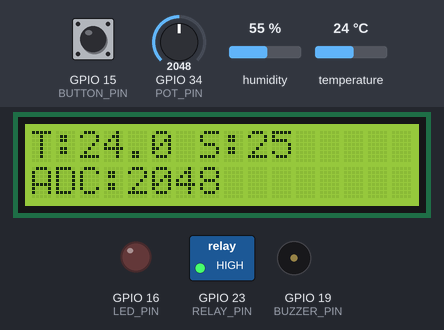
Bench run of a sketch on a simulated ESP32. Shown: 16×2 character LCD, switched loads named in the sketch (green lamp = pin HIGH), output pins drawn as LEDs (lit = HIGH), buzzer (waves = sounding). The inputs (shaded band) are chosen by the test bench; at power-on: temperature 24 °C, GPIO 15 (BUTTON_PIN) HIGH, GPIO 34 (POT_PIN) = 2048, humidity 55 %. What the sketch prints to the serial monitor is not drawn.

Above: at 1.2 s.
1.3 s: temperature set to 25.4 °C
At 3.0 s:
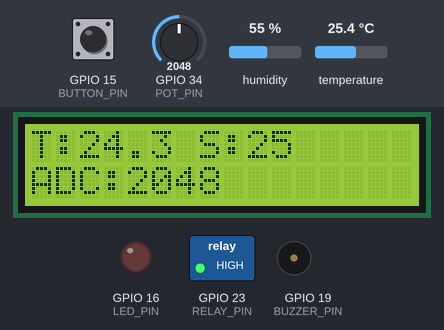
5.6 s: temperature set to 26.4 °C
At 9.0 s:
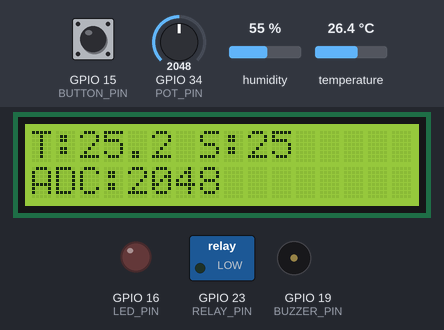
11.6 s: GPIO 15 (BUTTON_PIN) pulled LOW for 2.35 s
At 13.0 s:
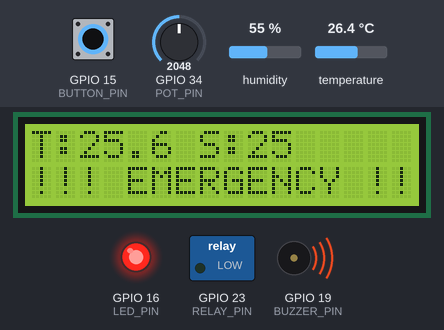
19.9 s: GPIO 34 (POT_PIN) set to 2866
At 22.0 s:
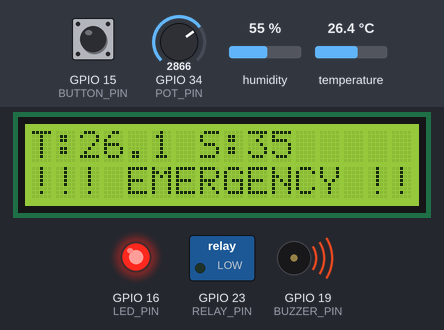
25.9 s: GPIO 34 (POT_PIN) set to 3603
At 27.3 s:
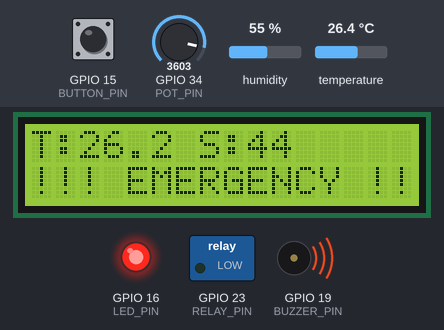
30.3 s: temperature set to 12 °C
At 33.7 s:
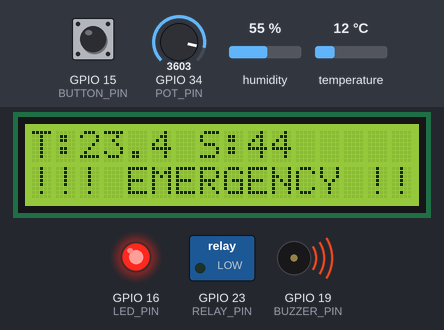
Timing chart, 0 to 35.2 s (numbered marks = the images above; inputs shaded):
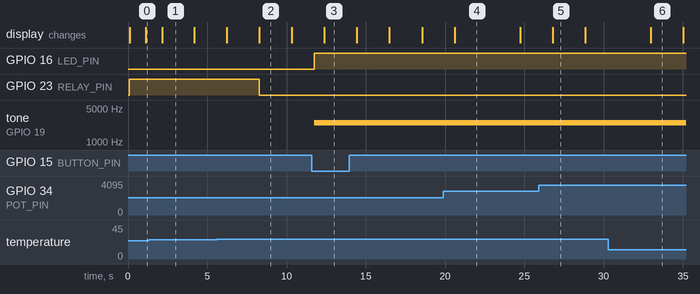

The sketch:

sketch.ino
```cpp
#include <Arduino.h>
#include <Wire.h>
#include <LiquidCrystal_I2C.h>

#include "DHT.h"
#include "esp_task_wdt.h"
#include "esp_timer.h"

// ================= LCD =================
LiquidCrystal_I2C lcd(0x27, 16, 2);

// ================= PIN DEFINITIONS =================
#define DHTPIN 4
#define DHTTYPE DHT22

#define BUTTON_PIN 15
#define RELAY_PIN 23
#define BUZZER_PIN 19
#define LED_PIN 16
#define POT_PIN 34

// ================= GLOBAL VARIABLES =================
DHT dht(DHTPIN, DHTTYPE);

volatile bool emergencyStop = false;
float temperature = 0;
float filteredTemp = 0;
int potValue = 0;
float hvacSetpoint = 30.0;

SemaphoreHandle_t mutex;

// ================= DEBOUNCE =================
volatile unsigned long lastInterruptTime = 0;

// ================= BUTTON ISR =================
void IRAM_ATTR buttonISR() {
    unsigned long now = esp_timer_get_time() / 1000;

    if (now - lastInterruptTime > 200) {
        emergencyStop = true;
        lastInterruptTime = now;
    }
}

// ================= TASK HANDLES =================
TaskHandle_t sensorHandle = NULL;
TaskHandle_t controlHandle = NULL;
TaskHandle_t logHandle = NULL;

// ================= SENSOR TASK =================
float lastTemp = NAN;

void sensorTask(void *pvParameters) {
    while (1) {

        esp_task_wdt_reset();

        float temp = dht.readTemperature();
        int adc = analogRead(POT_PIN);

        bool anomaly = false;

        if (isnan(temp) || temp < -40 || temp > 100) anomaly = true;
        else if (!isnan(lastTemp) && abs(temp - lastTemp) > 15.0) anomaly = true;

        if (anomaly) {
            emergencyStop = true;
            Serial.println("Sensor anomaly detected!");
        } else {
            lastTemp = temp;

            filteredTemp = 0.8 * filteredTemp + 0.2 * temp;
            float newSetpoint = (adc / 4095.0) * 50.0;

            xSemaphoreTake(mutex, portMAX_DELAY);
            temperature = filteredTemp;
            hvacSetpoint = newSetpoint;
            potValue = adc;
            xSemaphoreGive(mutex);
        }

        vTaskDelay(2000 / portTICK_PERIOD_MS);
    }
}

// ================= CONTROL TASK =================
void controlTask(void *pvParameters) {
    while (1) {

        esp_task_wdt_reset();

        xSemaphoreTake(mutex, portMAX_DELAY);
        float temp = temperature;
        float setpoint = hvacSetpoint;
        bool estop = emergencyStop;
        xSemaphoreGive(mutex);

        //  EMERGENCY STOP
        if (estop) {
            digitalWrite(RELAY_PIN, LOW);
            digitalWrite(LED_PIN, HIGH);
            tone(BUZZER_PIN, 2500);   // alarm tone
        }

        // NORMAL OPERATION
        else {

            // TEMPERATURE ALARM
            if (temp >= 35.0) {
                digitalWrite(LED_PIN, HIGH);
                tone(BUZZER_PIN, 2000);
            } else {
                digitalWrite(LED_PIN, LOW);
                noTone(BUZZER_PIN);
            }

            // RELAY CONTROL
            digitalWrite(RELAY_PIN, temp < setpoint ? HIGH : LOW);
        }

        vTaskDelay(200 / portTICK_PERIOD_MS);
    }
}

//  LOG + LCD TASK
void logTask(void *pvParameters) {
    while (1) {

        esp_task_wdt_reset();

        xSemaphoreTake(mutex, portMAX_DELAY);
        float temp = temperature;
        float setpoint = hvacSetpoint;
        int pot = potValue;
        bool estop = emergencyStop;
        xSemaphoreGive(mutex);

        // SERIAL OUTPUT
        Serial.print("Temp: ");
        Serial.print(temp);
        Serial.print(" | Setpoint: ");
        Serial.print(setpoint);
        Serial.print(" | ADC: ");
        Serial.print(pot);
        Serial.print(" | E-Stop: ");
        Serial.println(estop ? "ON" : "OFF");

        // LCD OUTPUT
        lcd.clear();

        lcd.setCursor(0, 0);
        lcd.print("T:");
        lcd.print(temp, 1);
        lcd.print(" S:");
        lcd.print(setpoint, 0);

        lcd.setCursor(0, 1);

        if (estop) {
            lcd.print("!!! EMERGENCY !!!");
        } else if (temp >= 35.0) {
            lcd.print("!!! HOT !!!");
        } else {
            lcd.print("ADC:");
            lcd.print(pot);
        }

        vTaskDelay(1000 / portTICK_PERIOD_MS);
    }
}

//  SETUP
void setup() {
    Serial.begin(115200);

    pinMode(RELAY_PIN, OUTPUT);
    pinMode(BUZZER_PIN, OUTPUT);
    pinMode(LED_PIN, OUTPUT);

    digitalWrite(RELAY_PIN, LOW);

    pinMode(BUTTON_PIN, INPUT_PULLUP);
    attachInterrupt(digitalPinToInterrupt(BUTTON_PIN), buttonISR, FALLING);

    dht.begin();

    // LCD INIT
    Wire.begin(21, 22);
    lcd.init();
    lcd.backlight();

    lcd.setCursor(0, 0);
    lcd.print("System Booting");

    mutex = xSemaphoreCreateMutex();
    filteredTemp = dht.readTemperature();

    // WATCHDOG
    esp_task_wdt_config_t wdt_config = {
        .timeout_ms = 5000,
        .idle_core_mask = (1 << portNUM_PROCESSORS) - 1,
        .trigger_panic = true
    };

    esp_task_wdt_init(&wdt_config);

    // TASKS
    xTaskCreate(sensorTask, "Sensor Task", 2048, NULL, 2, &sensorHandle);
    xTaskCreate(controlTask, "Control Task", 2048, NULL, 3, &controlHandle);
    xTaskCreate(logTask, "Log Task", 4096, NULL, 1, &logHandle);

    esp_task_wdt_add(sensorHandle);
    esp_task_wdt_add(controlHandle);
    esp_task_wdt_add(logHandle);
}

// ================= LOOP =================
void loop() {
    // FreeRTOS handles everything
}
```

Measured:
- the behaviour switches between 26 and 26.1 °C on temperature (found by bisection; images 1 and 2)
- after the input at 1.3 s, the display: changes after 0.85 s (image 1)
- after the input at 5.6 s, GPIO 23 (RELAY_PIN): HIGH → LOW after 2.7 s
- after the input at 11.6 s, GPIO 16 (LED_PIN): LOW → HIGH after 0.14 s; tone on GPIO 19 (BUZZER_PIN): silent → 2500 Hz after 0.14 s; the display: changes after 0.77 s (image 3)
- after the input at 25.9 s, the display: changes after 0.90 s (image 5)
- after the input at 30.3 s, the display: changes after 2.7 s (image 6)
- what the display in image 1 shows lasts 2.1 s, from 2.1 s to 4.2 s
